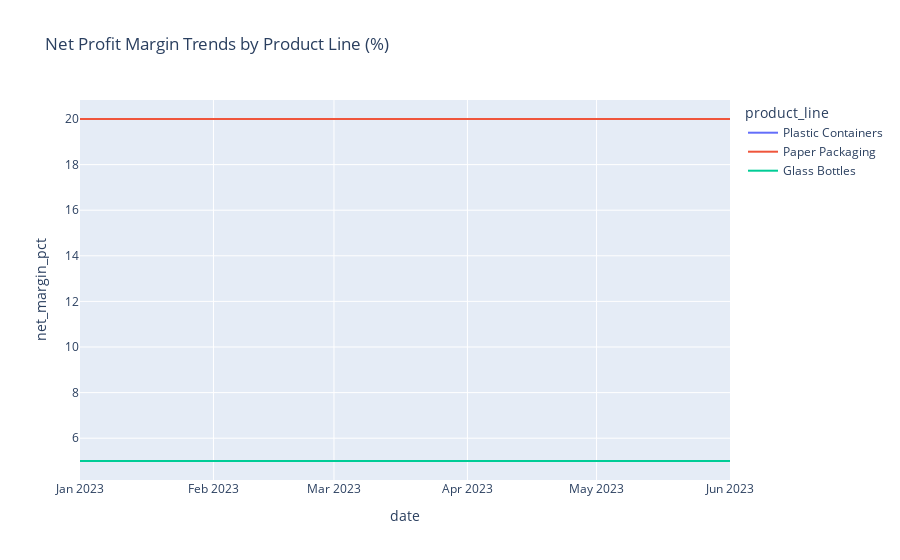

Source (notebook cell):
### Markdown cell above
## 3. Profitability Analysis

### Code cell
# Profitability by product line
profitability_summary = sales_data.groupby('product_line').agg({
    'revenue': 'sum',
    'gross_profit': 'sum',
    'net_profit': 'sum',
    'gross_margin_pct': 'mean',
    'net_margin_pct': 'mean'
}).round(2)

print("Profitability Summary by Product Line:")
print("=" * 50)
print(profitability_summary)

# Margin trends over time
fig = px.line(sales_data, x='date', y='net_margin_pct', color='product_line',
              title='Net Profit Margin Trends by Product Line (%)')
fig.show()

# Cost breakdown analysis
cost_analysis = sales_data.groupby('product_line').agg({
    'cost_of_goods': 'mean',
    'operating_cost': 'mean',
    'revenue': 'mean'
}).round(2)

print("\nAverage Cost Structure by Product Line:")
print("=" * 50)
print(cost_analysis)

### Figure 1 — Plotly figure (JSON) as saved in the notebook; plotly's stock layout.template omitted (floating-point values rounded to 4 significant figures)
{"data": [{"hovertemplate": "product_line=Plastic Containers<br>date=%{x}<br>net_margin_pct=%{y}<extra></extra>", "legendgroup": "Plastic Containers", "line": {"color": "#636efa", "dash": "solid"}, "marker": {"symbol": "circle"}, "mode": "lines", "name": "Plastic Containers", "orientation": "v", "showlegend": true, "type": "scatter", "x": ["2023-01-01T00:00:00.000000000", "2023-01-01T00:00:00.000000000", "2023-02-01T00:00:00.000000000", "2023-02-01T00:00:00.000000000", "2023-03-01T00:00:00.000000000", "2023-03-01T00:00:00.000000000", "2023-04-01T00:00:00.000000000", "2023-04-01T00:00:00.000000000", "2023-05-01T00:00:00.000000000", "2023-05-01T00:00:00.000000000", "2023-06-01T00:00:00.000000000", "2023-06-01T00:00:00.000000000"], "xaxis": "x", "y": [20.0, 20.0, 20.0, 20.0, 20.0, 20.0, 20.0, 20.0, 20.0, 20.0, 20.0, 20.0], "yaxis": "y"}, {"hovertemplate": "product_line=Paper Packaging<br>date=%{x}<br>net_margin_pct=%{y}<extra></extra>", "legendgroup": "Paper Packaging", "line": {"color": "#EF553B", "dash": "solid"}, "marker": {"symbol": "circle"}, "mode": "lines", "name": "Paper Packaging", "orientation": "v", "showlegend": true, "type": "scatter", "x": ["2023-01-01T00:00:00.000000000", "2023-01-01T00:00:00.000000000", "2023-02-01T00:00:00.000000000", "2023-02-01T00:00:00.000000000", "2023-03-01T00:00:00.000000000", "2023-03-01T00:00:00.000000000", "2023-04-01T00:00:00.000000000", "2023-04-01T00:00:00.000000000", "2023-05-01T00:00:00.000000000", "2023-05-01T00:00:00.000000000", "2023-06-01T00:00:00.000000000", "2023-06-01T00:00:00.000000000"], "xaxis": "x", "y": [20.0, 20.0, 20.0, 20.0, 20.0, 20.0, 20.0, 20.0, 20.0, 20.0, 20.0, 20.0], "yaxis": "y"}, {"hovertemplate": "product_line=Glass Bottles<br>date=%{x}<br>net_margin_pct=%{y}<extra></extra>", "legendgroup": "Glass Bottles", "line": {"color": "#00cc96", "dash": "solid"}, "marker": {"symbol": "circle"}, "mode": "lines", "name": "Glass Bottles", "orientation": "v", "showlegend": true, "type": "scatter", "x": ["2023-01-01T00:00:00.000000000", "2023-01-01T00:00:00.000000000", "2023-02-01T00:00:00.000000000", "2023-02-01T00:00:00.000000000", "2023-03-01T00:00:00.000000000", "2023-03-01T00:00:00.000000000", "2023-04-01T00:00:00.000000000", "2023-04-01T00:00:00.000000000", "2023-05-01T00:00:00.000000000", "2023-05-01T00:00:00.000000000", "2023-06-01T00:00:00.000000000", "2023-06-01T00:00:00.000000000"], "xaxis": "x", "y": [5.0, 5.0, 5.0, 5.0, 5.0, 5.0, 5.0, 5.0, 5.0, 5.0, 5.0, 5.0], "yaxis": "y"}], "layout": {"legend": {"title": {"text": "product_line"}, "tracegroupgap": 0}, "title": {"text": "Net Profit Margin Trends by Product Line (%)"}, "xaxis": {"anchor": "y", "domain": [0, 1], "title": {"text": "date"}}, "yaxis": {"anchor": "x", "domain": [0, 1], "title": {"text": "net_margin_pct"}}}}
